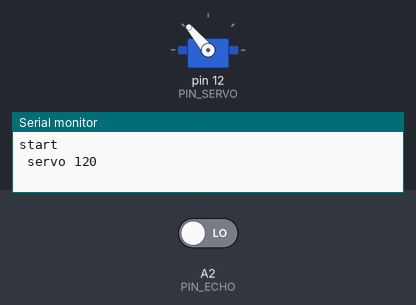
Simulated run of this sketch. Board: Arduino Uno, built with avr-gcc and run on an emulated ATmega328P. Parts: servo, the last lines printed to the serial monitor. Inputs (shaded band) come from the test bench; at power-on: A2 (PIN_ECHO) LOW.

Above: at 1.2 s.
At 6.3 s:
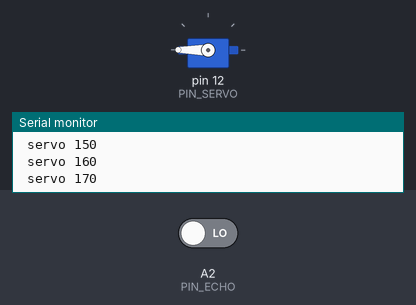
At 15.4 s:
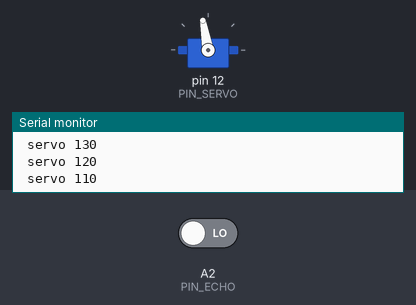
At 25.6 s:
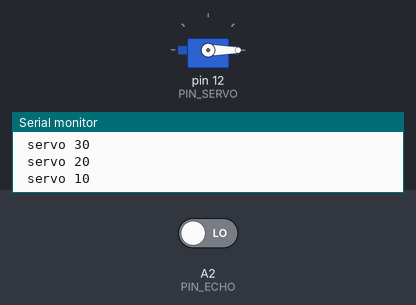
Timing chart, 0 to 40.0 s (numbered marks = the images above):
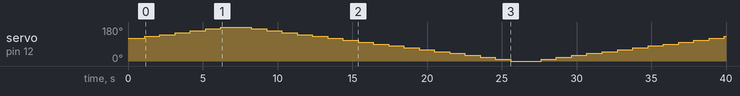

Measured:
- by itself, servo on pin 12 (PIN_SERVO): 120° → 130° at 1.1 s, → 140° 1.0 s later, → 150° 1.0 s later, → 160° 1.0 s later, … (37 changes in this stretch)

The sketch:

project.ino
```cpp
#include <Servo.h>

/*초음파센서*/
#define PIN_TRIG A1
#define PIN_ECHO A2

/*서보모터*/
#define PIN_SERVO 12

Servo myservo;
int servo_angle = 0; //서보모터의 현재 각도를 저장하는 변수
int servo_step = 10;

void setup() {
  int i;
  Serial.begin(9600);

  pinMode (PIN_SERVO, OUTPUT);
  myservo.attach(PIN_SERVO);
  servo_angle = 120;
  myservo.write(servo_angle);
  delay(100);

  pinMode(PIN_TRIG, OUTPUT);
  pinMode(PIN_ECHO, INPUT);

  Serial.println("start");
}

void loop() {
  float cycletime;
  float distance;

  digitalWrite(PIN_TRIG, HIGH);
  delay(10);
  digitalWrite(PIN_TRIG, LOW);
  cycletime = pulseIn(PIN_ECHO, HIGH); //아두이노 핀으로 입력되는 펄스의 시간을 측정하는 함수
  distance = ((340 * cycletime) / 10000) / 2;  //거리 = 속력 X 시간

  // Serial.print("Distance:");
  // Serial.print(distance);
  // Serial.println("cm");

  if(distance < 10){
      Serial.println(" servo "+ String(servo_angle));
      servo_angle += servo_step;

      if(servo_step > 0){
        if(servo_angle > 180){
          servo_angle = 180;
          servo_step = -10;
        }
      }else{
        if(servo_angle < 0){
          servo_angle = 0;
          servo_step = 10;
        }
      }
      myservo.write(servo_angle);
  }
  delay(10);
}
```
